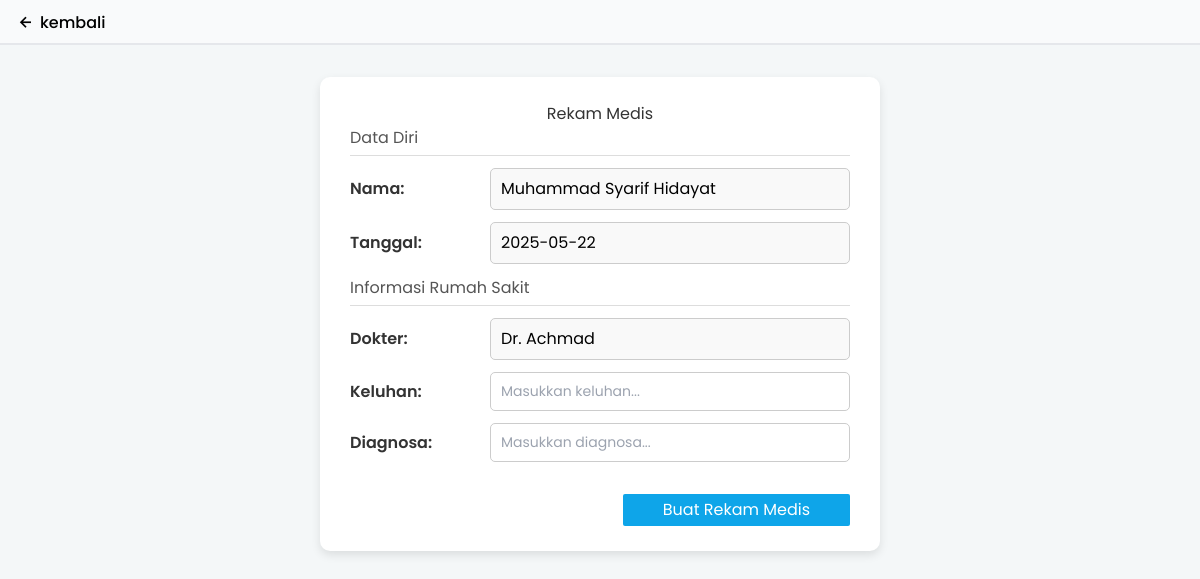
Page /dokter/rekamMedis.php?id=33 (signed in) on the committed database.
### tables this page shows
CREATE TABLE `users` (
  `id` int(11) NOT NULL,
  `email` varchar(255) NOT NULL,
  `password` varchar(255) NOT NULL,
  `nama` varchar(255) NOT NULL,
  `tanggal_lahir` varchar(20) NOT NULL
);

CREATE TABLE `jadwal` (
  `id` int(11) NOT NULL,
  `tgl` date NOT NULL,
  `kloter` enum('pagi','sore') NOT NULL,
  `dokter` int(2) NOT NULL
);

CREATE TABLE `dokter` (
  `id` int(11) NOT NULL,
  `email` varchar(255) NOT NULL,
  `password` varchar(255) NOT NULL,
  `nama` varchar(255) NOT NULL
);

### dokter/rekamMedis.php (the view, shortened to what this page needs)
<?php
include "../service/koneksi.php";
$id_antrian = $_GET['id'];
$sql_antrian = "SELECT * FROM antrian WHERE id=$id_antrian";
$result_antrian = $db->query($sql_antrian);
$data_antrian = $result_antrian->fetch_assoc();
$id_pasien = $data_antrian['pasien'];
$id_jadwal = $data_antrian['jadwal'];
$sql_pasien = "SELECT * FROM users WHERE id=$id_pasien";
$result_pasien = $db->query($sql_pasien);
$data_pasien = $result_pasien->fetch_assoc();
$nama_pasien = $data_pasien["nama"];
$sql_jadwal = "SELECT * FROM jadwal WHERE id=$id_jadwal";
$result_jadwal = $db->query($sql_jadwal);
$data_jadwal = $result_jadwal->fetch_assoc();
$tanggal_jadwal = $data_jadwal["tgl"];
$id_dokter = $data_jadwal["dokter"];
$sql_dokter = "SELECT * FROM dokter WHERE id=$id_dokter";
$result_dokter = $db->query($sql_dokter);
$data_dokter = $result_dokter->fetch_assoc();
$nama_dokter = $data_dokter["nama"];
?>
<!DOCTYPE html>
<html lang="id">
<head>
    <link href='https://unpkg.com/boxicons@2.1.4/css/boxicons.min.css' rel='stylesheet'>
    <script src="https://cdn.tailwindcss.com"></script>
</head>
<body>
    <header class="w-full">
        <nav class="w-full h-[45px] bg-gray-50 border-b-2 border-gray-200 flex items-center px-4">
            <div class=""><a href="panggil_pasien.php" class="flex items-center gap-1"><i class='bx bx-left-arrow-alt' class="" style="font-size: 20px;"></i><p class="font-medium translate-y-[1px]">kembali</p></a></div>
        </nav>
    </header>
    <form action="rekamMedis.php?id=<?php echo $id_antrian ?>" method="POST" class="flex justify-center mt-8 px-80">
        <div class="container">
            <h2>Rekam Medis</h2>
            <h5>Data Diri</h5>
            <div class="form-row">
                <label for="nama">Nama:</label>
                <p><?= $nama_pasien ?></p>
            </div>
            <div class="form-row">
                <label for="tanggal">Tanggal:</label>
                <p><?= $tanggal_jadwal ?></p>
            </div>
            <h5>Informasi Rumah Sakit</h5>
            <div class="form-row">
                <label for="dokter">Dokter:</label>
                <p>Dr. <?= $nama_dokter ?></p>
            </div>
            <div class="form-row">
                <label for="keluhan">Keluhan:</label>
                <input type="text" name="keluhan" placeholder="Masukkan keluhan..." required>
            </div>
            <div class="form-row">
                <label for="diagnosa">Diagnosa:</label>
                <input type="text" name="diagnosa" placeholder="Masukkan diagnosa..." required>
            </div>
            <div class="flex justify-end mt-8">
                <button type="submit" name="buat" class="bg-sky-500 px-10 py-1 rounded-sm text-white hover:bg-sky-600">Buat Rekam Medis</button>
            </div>
        </div>
    </form>
</body>
</html>

### dokter/rekamMedis.php (style rules this page uses)
* { font-family: "Poppins", sans-serif; }
body { font-family: 'Segoe UI', Tahoma, Geneva, Verdana, sans-serif; background-color: #f4f7f8; height: 100vh; margin: 0; }
.container { background-color: #fff; width: 500px; padding: 25px 30px; border-radius: 10px; box-shadow: 0 4px 10px rgba(0, 0, 0, 0.1); }
h2 { text-align: center; color: #333; margin-bottom: 25px; }
h5 { margin: 15px 0 5px; color: #555; border-bottom: 1px solid #ddd; padding-bottom: 5px; }
.form-row { display: flex; margin-bottom: 12px; margin-top: 12px; align-items: center; }
.form-row label { width: 140px; font-weight: 600; color: #333; }
.form-row p { flex: 1; padding: 8px 10px; background-color: #f9f9f9; border: 1px solid #ccc; border-radius: 5px; margin: 0; }
.form-row input[type="text"] { flex: 1; padding: 8px 10px; border: 1px solid #ccc; border-radius: 5px; font-size: 14px; }

### rows in the picture
users: nama "Muhammad Syarif Hidayat"
jadwal: tgl "2025-05-22"
dokter: nama "Achmad"
